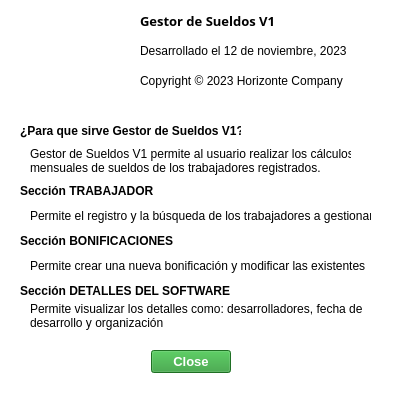
<?xml version="1.0" encoding="UTF-8"?>
<ui version="4.0">
 <class>AcercaDeNosotros</class>
 <widget class="QMainWindow" name="AcercaDeNosotros">
  <property name="windowModality">
   <enum>Qt::NonModal</enum>
  </property>
  <property name="geometry">
   <rect>
    <x>0</x>
    <y>0</y>
    <width>400</width>
    <height>400</height>
   </rect>
  </property>
  <property name="minimumSize">
   <size>
    <width>400</width>
    <height>400</height>
   </size>
  </property>
  <property name="maximumSize">
   <size>
    <width>400</width>
    <height>400</height>
   </size>
  </property>
  <property name="cursor">
   <cursorShape>ArrowCursor</cursorShape>
  </property>
  <property name="windowTitle">
   <string>Gestión de Sueldos</string>
  </property>
  <property name="styleSheet">
   <string notr="true">background-color: white</string>
  </property>
  <widget class="QWidget" name="centralwidget">
   <widget class="QLabel" name="label_2">
    <property name="geometry">
     <rect>
      <x>140</x>
      <y>10</y>
      <width>151</width>
      <height>21</height>
     </rect>
    </property>
    <property name="font">
     <font>
      <family>14pt Arial</family>
      <pointsize>10</pointsize>
      <italic>false</italic>
      <bold>true</bold>
     </font>
    </property>
    <property name="styleSheet">
     <string notr="true">font: 700 light 14pt &quot;Arial&quot;;
color: black;</string>
    </property>
    <property name="text">
     <string>Gestor de Sueldos V1</string>
    </property>
   </widget>
   <widget class="QDialogButtonBox" name="buttonBoxCerrar">
    <property name="geometry">
     <rect>
      <x>150</x>
      <y>350</y>
      <width>81</width>
      <height>24</height>
     </rect>
    </property>
    <property name="font">
     <font>
      <pointsize>10</pointsize>
      <italic>false</italic>
      <bold>true</bold>
     </font>
    </property>
    <property name="styleSheet">
     <string notr="true">
font: bold 10pt;
color: white;
background: rgb(43, 155, 51);</string>
    </property>
    <property name="orientation">
     <enum>Qt::Horizontal</enum>
    </property>
    <property name="standardButtons">
     <set>QDialogButtonBox::Close</set>
    </property>
    <property name="centerButtons">
     <bool>true</bool>
    </property>
   </widget>
   <widget class="QLabel" name="label">
    <property name="geometry">
     <rect>
      <x>140</x>
      <y>40</y>
      <width>221</width>
      <height>21</height>
     </rect>
    </property>
    <property name="text">
     <string>Desarrollado el 12 de noviembre, 2023</string>
    </property>
   </widget>
   <widget class="QLabel" name="label_4">
    <property name="geometry">
     <rect>
      <x>140</x>
      <y>70</y>
      <width>211</width>
      <height>21</height>
     </rect>
    </property>
    <property name="text">
     <string>Copyright © 2023 Horizonte Company</string>
    </property>
   </widget>
   <widget class="QLabel" name="label_7">
    <property name="geometry">
     <rect>
      <x>20</x>
      <y>10</y>
      <width>101</width>
      <height>91</height>
     </rect>
    </property>
    <property name="text">
     <string/>
    </property>
    <property name="pixmap">
     <pixmap>logo_sueldos.jpg</pixmap>
    </property>
    <property name="scaledContents">
     <bool>true</bool>
    </property>
   </widget>
   <widget class="QLabel" name="label_5">
    <property name="geometry">
     <rect>
      <x>20</x>
      <y>120</y>
      <width>221</width>
      <height>21</height>
     </rect>
    </property>
    <property name="font">
     <font>
      <bold>true</bold>
     </font>
    </property>
    <property name="text">
     <string>¿Para que sirve Gestor de Sueldos V1?</string>
    </property>
   </widget>
   <widget class="QLabel" name="label_6">
    <property name="geometry">
     <rect>
      <x>30</x>
      <y>140</y>
      <width>321</width>
      <height>41</height>
     </rect>
    </property>
    <property name="text">
     <string>Gestor de Sueldos V1 permite al usuario realizar los cálculos 
mensuales de sueldos de los trabajadores registrados.</string>
    </property>
   </widget>
   <widget class="QLabel" name="label_8">
    <property name="geometry">
     <rect>
      <x>30</x>
      <y>200</y>
      <width>341</width>
      <height>31</height>
     </rect>
    </property>
    <property name="text">
     <string>Permite el registro y la búsqueda de los trabajadores a gestionar</string>
    </property>
   </widget>
   <widget class="QLabel" name="label_9">
    <property name="geometry">
     <rect>
      <x>20</x>
      <y>230</y>
      <width>221</width>
      <height>21</height>
     </rect>
    </property>
    <property name="font">
     <font>
      <bold>true</bold>
     </font>
    </property>
    <property name="text">
     <string>Sección BONIFICACIONES</string>
    </property>
   </widget>
   <widget class="QLabel" name="label_10">
    <property name="geometry">
     <rect>
      <x>20</x>
      <y>180</y>
      <width>221</width>
      <height>21</height>
     </rect>
    </property>
    <property name="font">
     <font>
      <bold>true</bold>
     </font>
    </property>
    <property name="text">
     <string>Sección TRABAJADOR</string>
    </property>
   </widget>
   <widget class="QLabel" name="label_11">
    <property name="geometry">
     <rect>
      <x>20</x>
      <y>280</y>
      <width>221</width>
      <height>21</height>
     </rect>
    </property>
    <property name="font">
     <font>
      <bold>true</bold>
     </font>
    </property>
    <property name="text">
     <string>Sección DETALLES DEL SOFTWARE</string>
    </property>
   </widget>
   <widget class="QLabel" name="label_12">
    <property name="geometry">
     <rect>
      <x>30</x>
      <y>250</y>
      <width>341</width>
      <height>31</height>
     </rect>
    </property>
    <property name="text">
     <string>Permite crear una nueva bonificación y modificar las existentes</string>
    </property>
   </widget>
   <widget class="QLabel" name="label_13">
    <property name="geometry">
     <rect>
      <x>30</x>
      <y>300</y>
      <width>341</width>
      <height>31</height>
     </rect>
    </property>
    <property name="text">
     <string>Permite visualizar los detalles como: desarrolladores, fecha de 
desarrollo y organización</string>
    </property>
   </widget>
  </widget>
  <widget class="QMenuBar" name="menubar">
   <property name="geometry">
    <rect>
     <x>0</x>
     <y>0</y>
     <width>400</width>
     <height>22</height>
    </rect>
   </property>
  </widget>
  <widget class="QStatusBar" name="statusbar"/>
 </widget>
 <resources/>
 <connections/>
</ui>
